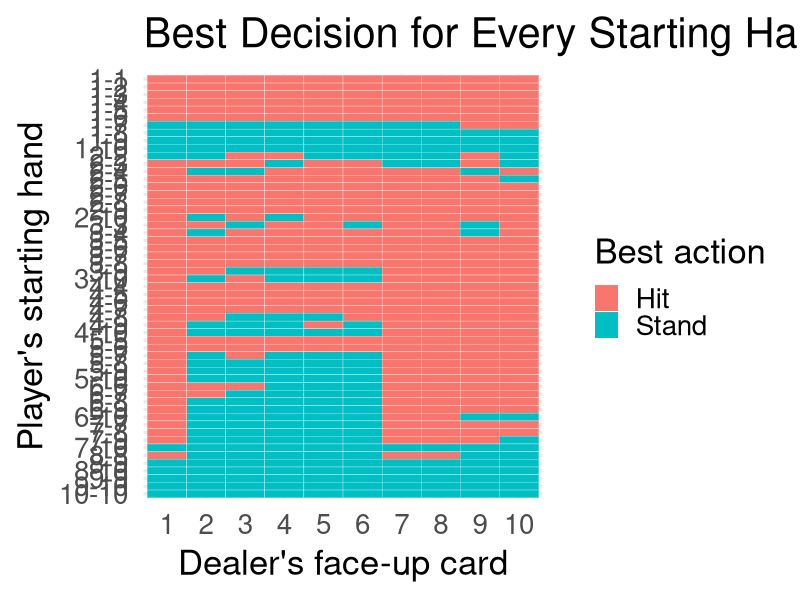

The R source for this figure:
## ---- chunk 1
library(tidyverse)
set.seed(100)
hand_value <- function(hand){
    total <- sum(hand)
    #checks if it can turn an Ace into an 11
    if (any(hand == 1) && total + 10 <= 21){
        total <- total + 10
    }
    return(total)
}
## ---- chunk 2
#deck, 4 10's for the 3 face cards and 10
cards <- c(1:9, 10, 10, 10, 10)
dealer <- function(face_up_card){
    unknown_card <- sample(cards, 1)
    hand <- c(face_up_card, unknown_card)
    while (hand_value(hand) < 17){
        hand <- c(hand, sample(cards, 1))
    }
    return(hand_value(hand))
}

## ---- chunk 3
outcome <- function(player, dealer){
    if (player > 21){
        return(-1)
    } else if (dealer > 21){
        return(1)
    } else if (dealer > player){
        return(-1)
    } else if (player > dealer){
        return(1)
    } else{
        return(0)
    }
}
## ---- chunk 4
play_hand <- function(p_card1, p_card2, dealer_card, action) {
    player_cards <- c(p_card1, p_card2)
    if (action == "hit"){
        player_cards <- c(player_cards, sample(cards, 1))
    }
    outcome(hand_value(player_cards), dealer(dealer_card))
}
## ---- chunk 5
reps <- 1000
hands <- expand_grid(
  card1 = 1:10,
  card2 = 1:10,
  dealer_card = 1:10,
  action = c("hit", "stand"),
  rep = 1:reps
) |>
  filter(card1 <= card2) |>
  mutate(
    result = pmap_dbl(list(card1, card2, dealer_card, action), play_hand)
  )


## ---- chunk 6
strategy <- hands |>
  group_by(card1, card2, dealer_card, action) |>
  summarise(ev = mean(result), .groups = "drop") |>
  pivot_wider(names_from = action, values_from = ev) |>
  mutate(
    best = if_else(hit > stand, "Hit", "Stand")
  )

strategy |>
  mutate(
    hand = str_c(card1, "-", card2),
    hand = fct_rev(fct_inorder(hand)),
    dealer_card = factor(dealer_card)
  ) |>
  ggplot(aes(x = dealer_card, y = hand, fill = best)) +
  geom_tile(color = "white") +
  scale_fill_hue() + 
  labs(
    title = "Best Decision for Every Starting Hand in Blackjack",
    x = "Dealer's face-up card",
    y = "Player's starting hand",
    fill = "Best action"
  ) +
  theme_minimal(base_size = 25)
